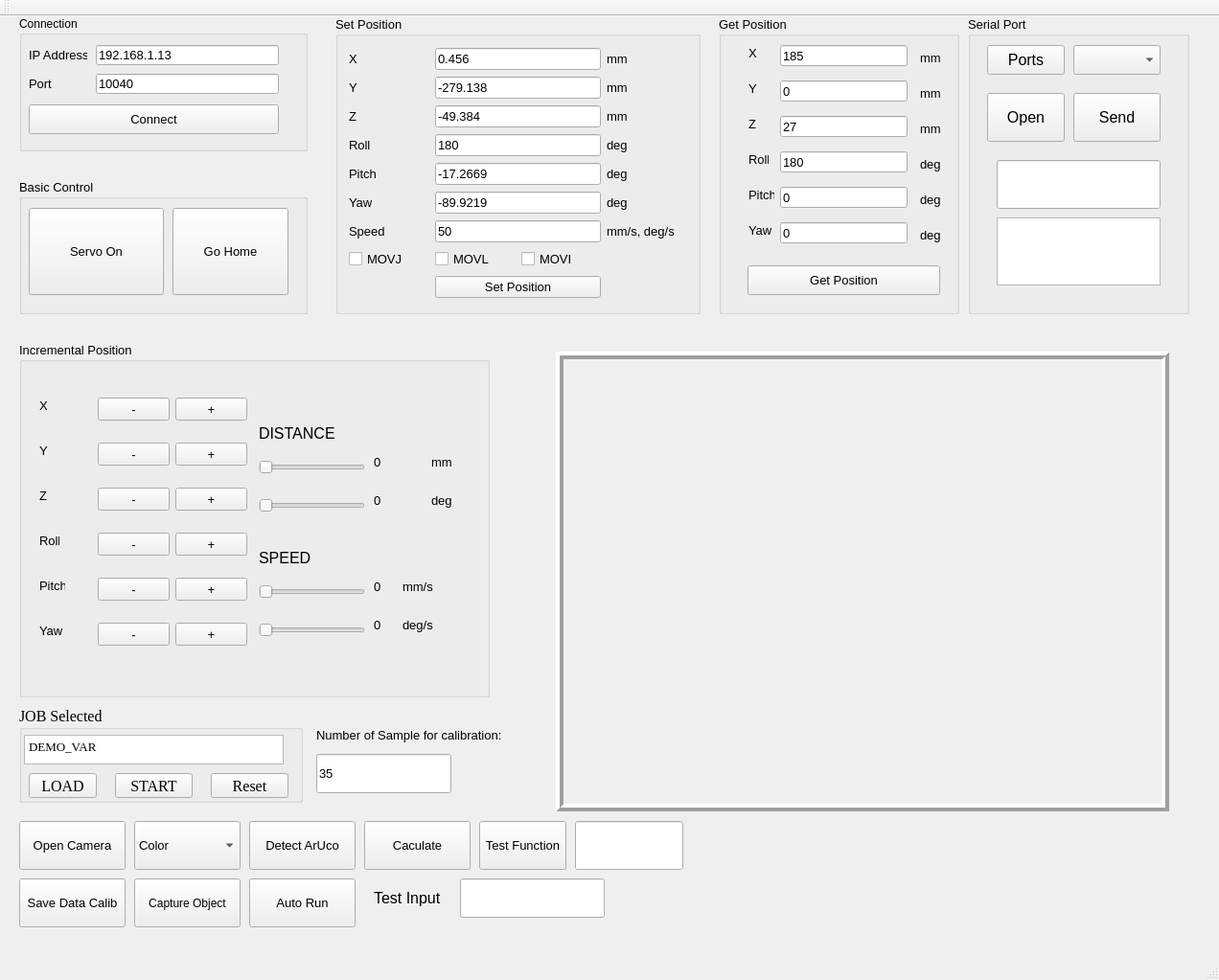
<?xml version="1.0" encoding="UTF-8"?>
<ui version="4.0">
 <class>MainWindow</class>
 <widget class="QMainWindow" name="MainWindow">
  <property name="geometry">
   <rect>
    <x>0</x>
    <y>0</y>
    <width>1272</width>
    <height>1023</height>
   </rect>
  </property>
  <property name="windowTitle">
   <string>MainWindow</string>
  </property>
  <widget class="QWidget" name="centralWidget">
   <widget class="QPushButton" name="capture_btn">
    <property name="geometry">
     <rect>
      <x>20</x>
      <y>900</y>
      <width>111</width>
      <height>51</height>
     </rect>
    </property>
    <property name="font">
     <font>
      <pointsize>10</pointsize>
     </font>
    </property>
    <property name="text">
     <string>Save Data Calib</string>
    </property>
   </widget>
   <widget class="QPushButton" name="detect_btn">
    <property name="geometry">
     <rect>
      <x>260</x>
      <y>840</y>
      <width>111</width>
      <height>51</height>
     </rect>
    </property>
    <property name="font">
     <font>
      <pointsize>10</pointsize>
     </font>
    </property>
    <property name="text">
     <string>Detect ArUco</string>
    </property>
   </widget>
   <widget class="QPushButton" name="openCam_but">
    <property name="geometry">
     <rect>
      <x>20</x>
      <y>840</y>
      <width>111</width>
      <height>51</height>
     </rect>
    </property>
    <property name="font">
     <font>
      <pointsize>10</pointsize>
     </font>
    </property>
    <property name="text">
     <string>Open Camera</string>
    </property>
   </widget>
   <widget class="QGroupBox" name="groupBox_6">
    <property name="geometry">
     <rect>
      <x>750</x>
      <y>0</y>
      <width>251</width>
      <height>311</height>
     </rect>
    </property>
    <property name="font">
     <font>
      <pointsize>10</pointsize>
     </font>
    </property>
    <property name="title">
     <string>Get Position</string>
    </property>
    <widget class="QPushButton" name="btn_get_pos">
     <property name="geometry">
      <rect>
       <x>30</x>
       <y>260</y>
       <width>201</width>
       <height>31</height>
      </rect>
     </property>
     <property name="font">
      <font>
       <pointsize>10</pointsize>
      </font>
     </property>
     <property name="text">
      <string>Get Position</string>
     </property>
    </widget>
    <widget class="QLabel" name="label_41">
     <property name="geometry">
      <rect>
       <x>31</x>
       <y>215</y>
       <width>24</width>
       <height>16</height>
      </rect>
     </property>
     <property name="font">
      <font>
       <pointsize>10</pointsize>
      </font>
     </property>
     <property name="text">
      <string>Yaw</string>
     </property>
    </widget>
    <widget class="QLineEdit" name="txt_get_PosY">
     <property name="geometry">
      <rect>
       <x>64</x>
       <y>67</y>
       <width>133</width>
       <height>22</height>
      </rect>
     </property>
     <property name="font">
      <font>
       <pointsize>10</pointsize>
      </font>
     </property>
     <property name="text">
      <string>0</string>
     </property>
    </widget>
    <widget class="QLineEdit" name="txt_get_PosZ">
     <property name="geometry">
      <rect>
       <x>64</x>
       <y>104</y>
       <width>133</width>
       <height>22</height>
      </rect>
     </property>
     <property name="font">
      <font>
       <pointsize>10</pointsize>
      </font>
     </property>
     <property name="text">
      <string>27</string>
     </property>
    </widget>
    <widget class="QLabel" name="label_30">
     <property name="geometry">
      <rect>
       <x>210</x>
       <y>146</y>
       <width>21</width>
       <height>16</height>
      </rect>
     </property>
     <property name="font">
      <font>
       <pointsize>10</pointsize>
      </font>
     </property>
     <property name="text">
      <string>deg</string>
     </property>
    </widget>
    <widget class="QLineEdit" name="txt_get_Yaw">
     <property name="geometry">
      <rect>
       <x>64</x>
       <y>215</y>
       <width>133</width>
       <height>22</height>
      </rect>
     </property>
     <property name="font">
      <font>
       <pointsize>10</pointsize>
      </font>
     </property>
     <property name="text">
      <string>0</string>
     </property>
    </widget>
    <widget class="QLineEdit" name="txt_get_PosX">
     <property name="geometry">
      <rect>
       <x>64</x>
       <y>30</y>
       <width>133</width>
       <height>22</height>
      </rect>
     </property>
     <property name="font">
      <font>
       <pointsize>10</pointsize>
      </font>
     </property>
     <property name="text">
      <string>185</string>
     </property>
    </widget>
    <widget class="QLabel" name="label_32">
     <property name="geometry">
      <rect>
       <x>210</x>
       <y>183</y>
       <width>21</width>
       <height>16</height>
      </rect>
     </property>
     <property name="font">
      <font>
       <pointsize>10</pointsize>
      </font>
     </property>
     <property name="text">
      <string>deg</string>
     </property>
    </widget>
    <widget class="QLabel" name="label_31">
     <property name="geometry">
      <rect>
       <x>31</x>
       <y>178</y>
       <width>27</width>
       <height>16</height>
      </rect>
     </property>
     <property name="font">
      <font>
       <pointsize>10</pointsize>
      </font>
     </property>
     <property name="text">
      <string>Pitch</string>
     </property>
    </widget>
    <widget class="QLabel" name="label_33">
     <property name="geometry">
      <rect>
       <x>210</x>
       <y>109</y>
       <width>22</width>
       <height>16</height>
      </rect>
     </property>
     <property name="font">
      <font>
       <pointsize>10</pointsize>
      </font>
     </property>
     <property name="text">
      <string>mm</string>
     </property>
    </widget>
    <widget class="QLabel" name="label_35">
     <property name="geometry">
      <rect>
       <x>31</x>
       <y>30</y>
       <width>16</width>
       <height>16</height>
      </rect>
     </property>
     <property name="font">
      <font>
       <pointsize>10</pointsize>
      </font>
     </property>
     <property name="text">
      <string>X</string>
     </property>
    </widget>
    <widget class="QLabel" name="label_34">
     <property name="geometry">
      <rect>
       <x>31</x>
       <y>67</y>
       <width>16</width>
       <height>16</height>
      </rect>
     </property>
     <property name="font">
      <font>
       <pointsize>10</pointsize>
      </font>
     </property>
     <property name="text">
      <string>Y</string>
     </property>
    </widget>
    <widget class="QLineEdit" name="txt_get_Roll">
     <property name="geometry">
      <rect>
       <x>64</x>
       <y>141</y>
       <width>133</width>
       <height>22</height>
      </rect>
     </property>
     <property name="font">
      <font>
       <pointsize>10</pointsize>
      </font>
     </property>
     <property name="text">
      <string>180</string>
     </property>
    </widget>
    <widget class="QLabel" name="label_36">
     <property name="geometry">
      <rect>
       <x>31</x>
       <y>141</y>
       <width>21</width>
       <height>16</height>
      </rect>
     </property>
     <property name="font">
      <font>
       <pointsize>10</pointsize>
      </font>
     </property>
     <property name="text">
      <string>Roll</string>
     </property>
    </widget>
    <widget class="QLabel" name="label_37">
     <property name="geometry">
      <rect>
       <x>210</x>
       <y>35</y>
       <width>22</width>
       <height>16</height>
      </rect>
     </property>
     <property name="font">
      <font>
       <pointsize>10</pointsize>
      </font>
     </property>
     <property name="text">
      <string>mm</string>
     </property>
    </widget>
    <widget class="QLineEdit" name="txt_get_Pitch">
     <property name="geometry">
      <rect>
       <x>64</x>
       <y>178</y>
       <width>133</width>
       <height>22</height>
      </rect>
     </property>
     <property name="font">
      <font>
       <pointsize>10</pointsize>
      </font>
     </property>
     <property name="text">
      <string>0</string>
     </property>
    </widget>
    <widget class="QLabel" name="label_38">
     <property name="geometry">
      <rect>
       <x>210</x>
       <y>72</y>
       <width>22</width>
       <height>16</height>
      </rect>
     </property>
     <property name="font">
      <font>
       <pointsize>10</pointsize>
      </font>
     </property>
     <property name="text">
      <string>mm</string>
     </property>
    </widget>
    <widget class="QLabel" name="label_39">
     <property name="geometry">
      <rect>
       <x>31</x>
       <y>104</y>
       <width>16</width>
       <height>16</height>
      </rect>
     </property>
     <property name="font">
      <font>
       <pointsize>10</pointsize>
      </font>
     </property>
     <property name="text">
      <string>Z</string>
     </property>
    </widget>
    <widget class="QLabel" name="label_40">
     <property name="geometry">
      <rect>
       <x>210</x>
       <y>220</y>
       <width>21</width>
       <height>16</height>
      </rect>
     </property>
     <property name="font">
      <font>
       <pointsize>10</pointsize>
      </font>
     </property>
     <property name="text">
      <string>deg</string>
     </property>
    </widget>
   </widget>
   <widget class="QGroupBox" name="JobSel_box">
    <property name="geometry">
     <rect>
      <x>20</x>
      <y>720</y>
      <width>296</width>
      <height>101</height>
     </rect>
    </property>
    <property name="font">
     <font>
      <family>Times New Roman</family>
      <pointsize>12</pointsize>
     </font>
    </property>
    <property name="title">
     <string>JOB Selected</string>
    </property>
    <widget class="QTextEdit" name="jobFile_text">
     <property name="geometry">
      <rect>
       <x>5</x>
       <y>30</y>
       <width>271</width>
       <height>31</height>
      </rect>
     </property>
     <property name="font">
      <font>
       <family>Times New Roman</family>
       <pointsize>9</pointsize>
       <weight>50</weight>
       <italic>false</italic>
       <bold>false</bold>
      </font>
     </property>
     <property name="styleSheet">
      <string notr="true">font: 9pt &quot;Times New Roman&quot;;</string>
     </property>
     <property name="html">
      <string>&lt;!DOCTYPE HTML PUBLIC &quot;-//W3C//DTD HTML 4.0//EN&quot; &quot;http://www.w3.org/TR/REC-html40/strict.dtd&quot;&gt;
&lt;html&gt;&lt;head&gt;&lt;meta name=&quot;qrichtext&quot; content=&quot;1&quot; /&gt;&lt;style type=&quot;text/css&quot;&gt;
p, li { white-space: pre-wrap; }
&lt;/style&gt;&lt;/head&gt;&lt;body style=&quot; font-family:'Times New Roman'; font-size:9pt; font-weight:400; font-style:normal;&quot;&gt;
&lt;p style=&quot; margin-top:0px; margin-bottom:0px; margin-left:0px; margin-right:0px; -qt-block-indent:0; text-indent:0px;&quot;&gt;&lt;span style=&quot; font-family:'MS Shell Dlg 2'; font-size:10pt;&quot;&gt;DEMO_VAR&lt;/span&gt;&lt;/p&gt;&lt;/body&gt;&lt;/html&gt;</string>
     </property>
    </widget>
    <widget class="QPushButton" name="load_Job_butt">
     <property name="geometry">
      <rect>
       <x>10</x>
       <y>70</y>
       <width>71</width>
       <height>26</height>
      </rect>
     </property>
     <property name="text">
      <string>LOAD</string>
     </property>
    </widget>
    <widget class="QPushButton" name="start_Job_butt">
     <property name="geometry">
      <rect>
       <x>100</x>
       <y>70</y>
       <width>81</width>
       <height>26</height>
      </rect>
     </property>
     <property name="text">
      <string>START</string>
     </property>
    </widget>
    <widget class="QPushButton" name="reset_Sys_butt">
     <property name="geometry">
      <rect>
       <x>200</x>
       <y>70</y>
       <width>81</width>
       <height>26</height>
      </rect>
     </property>
     <property name="text">
      <string>Reset</string>
     </property>
    </widget>
   </widget>
   <widget class="QPushButton" name="btn_auto">
    <property name="geometry">
     <rect>
      <x>260</x>
      <y>900</y>
      <width>111</width>
      <height>51</height>
     </rect>
    </property>
    <property name="font">
     <font>
      <pointsize>10</pointsize>
     </font>
    </property>
    <property name="text">
     <string>Auto Run</string>
    </property>
   </widget>
   <widget class="QGroupBox" name="groupBox_9">
    <property name="geometry">
     <rect>
      <x>20</x>
      <y>340</y>
      <width>491</width>
      <height>371</height>
     </rect>
    </property>
    <property name="font">
     <font>
      <pointsize>10</pointsize>
     </font>
    </property>
    <property name="title">
     <string>Incremental Position</string>
    </property>
    <widget class="QPushButton" name="btn_sub_X">
     <property name="geometry">
      <rect>
       <x>82</x>
       <y>58</y>
       <width>75</width>
       <height>24</height>
      </rect>
     </property>
     <property name="font">
      <font>
       <pointsize>10</pointsize>
      </font>
     </property>
     <property name="text">
      <string>-</string>
     </property>
    </widget>
    <widget class="QPushButton" name="btn_add_X">
     <property name="geometry">
      <rect>
       <x>163</x>
       <y>58</y>
       <width>75</width>
       <height>24</height>
      </rect>
     </property>
     <property name="font">
      <font>
       <pointsize>10</pointsize>
      </font>
     </property>
     <property name="text">
      <string>+</string>
     </property>
    </widget>
    <widget class="QPushButton" name="btn_add_Y">
     <property name="geometry">
      <rect>
       <x>163</x>
       <y>105</y>
       <width>75</width>
       <height>24</height>
      </rect>
     </property>
     <property name="font">
      <font>
       <pointsize>10</pointsize>
      </font>
     </property>
     <property name="text">
      <string>+</string>
     </property>
    </widget>
    <widget class="QPushButton" name="btn_sub_Y">
     <property name="geometry">
      <rect>
       <x>82</x>
       <y>105</y>
       <width>75</width>
       <height>24</height>
      </rect>
     </property>
     <property name="font">
      <font>
       <pointsize>10</pointsize>
      </font>
     </property>
     <property name="text">
      <string>-</string>
     </property>
    </widget>
    <widget class="QPushButton" name="btn_add_Z">
     <property name="geometry">
      <rect>
       <x>163</x>
       <y>152</y>
       <width>75</width>
       <height>24</height>
      </rect>
     </property>
     <property name="font">
      <font>
       <pointsize>10</pointsize>
      </font>
     </property>
     <property name="text">
      <string>+</string>
     </property>
    </widget>
    <widget class="QPushButton" name="btn_sub_Z">
     <property name="geometry">
      <rect>
       <x>82</x>
       <y>152</y>
       <width>75</width>
       <height>24</height>
      </rect>
     </property>
     <property name="font">
      <font>
       <pointsize>10</pointsize>
      </font>
     </property>
     <property name="text">
      <string>-</string>
     </property>
    </widget>
    <widget class="QPushButton" name="btn_add_Ptch">
     <property name="geometry">
      <rect>
       <x>163</x>
       <y>246</y>
       <width>75</width>
       <height>24</height>
      </rect>
     </property>
     <property name="font">
      <font>
       <pointsize>10</pointsize>
      </font>
     </property>
     <property name="text">
      <string>+</string>
     </property>
    </widget>
    <widget class="QPushButton" name="btn_add_Roll">
     <property name="geometry">
      <rect>
       <x>163</x>
       <y>199</y>
       <width>75</width>
       <height>24</height>
      </rect>
     </property>
     <property name="font">
      <font>
       <pointsize>10</pointsize>
      </font>
     </property>
     <property name="text">
      <string>+</string>
     </property>
    </widget>
    <widget class="QPushButton" name="btn_add_Yaw">
     <property name="geometry">
      <rect>
       <x>163</x>
       <y>293</y>
       <width>75</width>
       <height>24</height>
      </rect>
     </property>
     <property name="font">
      <font>
       <pointsize>10</pointsize>
      </font>
     </property>
     <property name="text">
      <string>+</string>
     </property>
    </widget>
    <widget class="QPushButton" name="btn_sub_Roll">
     <property name="geometry">
      <rect>
       <x>82</x>
       <y>199</y>
       <width>75</width>
       <height>24</height>
      </rect>
     </property>
     <property name="font">
      <font>
       <pointsize>10</pointsize>
      </font>
     </property>
     <property name="text">
      <string>-</string>
     </property>
    </widget>
    <widget class="QPushButton" name="btn_sub_Yaw">
     <property name="geometry">
      <rect>
       <x>82</x>
       <y>293</y>
       <width>75</width>
       <height>24</height>
      </rect>
     </property>
     <property name="font">
      <font>
       <pointsize>10</pointsize>
      </font>
     </property>
     <property name="text">
      <string>-</string>
     </property>
    </widget>
    <widget class="QPushButton" name="btn_sub_Ptch">
     <property name="geometry">
      <rect>
       <x>82</x>
       <y>246</y>
       <width>75</width>
       <height>24</height>
      </rect>
     </property>
     <property name="font">
      <font>
       <pointsize>10</pointsize>
      </font>
     </property>
     <property name="text">
      <string>-</string>
     </property>
    </widget>
    <widget class="QLabel" name="label_55">
     <property name="geometry">
      <rect>
       <x>21</x>
       <y>58</y>
       <width>16</width>
       <height>16</height>
      </rect>
     </property>
     <property name="font">
      <font>
       <pointsize>10</pointsize>
      </font>
     </property>
     <property name="text">
      <string>X</string>
     </property>
    </widget>
    <widget class="QLabel" name="label_56">
     <property name="geometry">
      <rect>
       <x>21</x>
       <y>105</y>
       <width>16</width>
       <height>16</height>
      </rect>
     </property>
     <property name="font">
      <font>
       <pointsize>10</pointsize>
      </font>
     </property>
     <property name="text">
      <string>Y</string>
     </property>
    </widget>
    <widget class="QLabel" name="label_57">
     <property name="geometry">
      <rect>
       <x>21</x>
       <y>152</y>
       <width>16</width>
       <height>16</height>
      </rect>
     </property>
     <property name="font">
      <font>
       <pointsize>10</pointsize>
      </font>
     </property>
     <property name="text">
      <string>Z</string>
     </property>
    </widget>
    <widget class="QLabel" name="label_58">
     <property name="geometry">
      <rect>
       <x>21</x>
       <y>199</y>
       <width>21</width>
       <height>16</height>
      </rect>
     </property>
     <property name="font">
      <font>
       <pointsize>10</pointsize>
      </font>
     </property>
     <property name="text">
      <string>Roll</string>
     </property>
    </widget>
    <widget class="QLabel" name="label_59">
     <property name="geometry">
      <rect>
       <x>21</x>
       <y>246</y>
       <width>27</width>
       <height>16</height>
      </rect>
     </property>
     <property name="font">
      <font>
       <pointsize>10</pointsize>
      </font>
     </property>
     <property name="text">
      <string>Pitch</string>
     </property>
    </widget>
    <widget class="QLabel" name="label_60">
     <property name="geometry">
      <rect>
       <x>21</x>
       <y>293</y>
       <width>24</width>
       <height>16</height>
      </rect>
     </property>
     <property name="font">
      <font>
       <pointsize>10</pointsize>
      </font>
     </property>
     <property name="text">
      <string>Yaw</string>
     </property>
    </widget>
    <widget class="QSlider" name="horizontalSlider">
     <property name="geometry">
      <rect>
       <x>250</x>
       <y>120</y>
       <width>111</width>
       <height>22</height>
      </rect>
     </property>
     <property name="font">
      <font>
       <pointsize>10</pointsize>
      </font>
     </property>
     <property name="maximum">
      <number>100</number>
     </property>
     <property name="orientation">
      <enum>Qt::Horizontal</enum>
     </property>
    </widget>
    <widget class="QSlider" name="horizontalSlider_2">
     <property name="geometry">
      <rect>
       <x>250</x>
       <y>160</y>
       <width>111</width>
       <height>22</height>
      </rect>
     </property>
     <property name="font">
      <font>
       <pointsize>10</pointsize>
      </font>
     </property>
     <property name="orientation">
      <enum>Qt::Horizontal</enum>
     </property>
    </widget>
    <widget class="QSlider" name="horizontalSlider_3">
     <property name="geometry">
      <rect>
       <x>250</x>
       <y>290</y>
       <width>111</width>
       <height>22</height>
      </rect>
     </property>
     <property name="font">
      <font>
       <pointsize>10</pointsize>
      </font>
     </property>
     <property name="orientation">
      <enum>Qt::Horizontal</enum>
     </property>
    </widget>
    <widget class="QSlider" name="horizontalSlider_4">
     <property name="geometry">
      <rect>
       <x>250</x>
       <y>250</y>
       <width>111</width>
       <height>22</height>
      </rect>
     </property>
     <property name="font">
      <font>
       <pointsize>10</pointsize>
      </font>
     </property>
     <property name="orientation">
      <enum>Qt::Horizontal</enum>
     </property>
    </widget>
    <widget class="QLabel" name="label_61">
     <property name="geometry">
      <rect>
       <x>250</x>
       <y>80</y>
       <width>101</width>
       <height>31</height>
      </rect>
     </property>
     <property name="font">
      <font>
       <pointsize>12</pointsize>
      </font>
     </property>
     <property name="text">
      <string>DISTANCE</string>
     </property>
    </widget>
    <widget class="QLabel" name="label_62">
     <property name="geometry">
      <rect>
       <x>250</x>
       <y>210</y>
       <width>71</width>
       <height>31</height>
      </rect>
     </property>
     <property name="font">
      <font>
       <pointsize>12</pointsize>
      </font>
     </property>
     <property name="text">
      <string>SPEED</string>
     </property>
    </widget>
    <widget class="QLabel" name="delta_dis_value">
     <property name="geometry">
      <rect>
       <x>370</x>
       <y>110</y>
       <width>51</width>
       <height>31</height>
      </rect>
     </property>
     <property name="font">
      <font>
       <pointsize>10</pointsize>
      </font>
     </property>
     <property name="text">
      <string>0</string>
     </property>
    </widget>
    <widget class="QLabel" name="speed_dis_value">
     <property name="geometry">
      <rect>
       <x>370</x>
       <y>240</y>
       <width>21</width>
       <height>31</height>
      </rect>
     </property>
     <property name="font">
      <font>
       <pointsize>10</pointsize>
      </font>
     </property>
     <property name="text">
      <string>0</string>
     </property>
    </widget>
    <widget class="QLabel" name="delta_deg_value">
     <property name="geometry">
      <rect>
       <x>370</x>
       <y>150</y>
       <width>51</width>
       <height>31</height>
      </rect>
     </property>
     <property name="font">
      <font>
       <pointsize>10</pointsize>
      </font>
     </property>
     <property name="text">
      <string>0</string>
     </property>
    </widget>
    <widget class="QLabel" name="speed_deg_value">
     <property name="geometry">
      <rect>
       <x>370</x>
       <y>280</y>
       <width>21</width>
       <height>31</height>
      </rect>
     </property>
     <property name="font">
      <font>
       <pointsize>10</pointsize>
      </font>
     </property>
     <property name="text">
      <string>0</string>
     </property>
    </widget>
    <widget class="QLabel" name="label_97">
     <property name="geometry">
      <rect>
       <x>400</x>
       <y>280</y>
       <width>51</width>
       <height>31</height>
      </rect>
     </property>
     <property name="font">
      <font>
       <pointsize>10</pointsize>
      </font>
     </property>
     <property name="text">
      <string>deg/s</string>
     </property>
    </widget>
    <widget class="QLabel" name="label_98">
     <property name="geometry">
      <rect>
       <x>400</x>
       <y>240</y>
       <width>41</width>
       <height>31</height>
      </rect>
     </property>
     <property name="font">
      <font>
       <pointsize>10</pointsize>
      </font>
     </property>
     <property name="text">
      <string>mm/s</string>
     </property>
    </widget>
    <widget class="QLabel" name="label_99">
     <property name="geometry">
      <rect>
       <x>430</x>
       <y>110</y>
       <width>21</width>
       <height>31</height>
      </rect>
     </property>
     <property name="font">
      <font>
       <pointsize>10</pointsize>
      </font>
     </property>
     <property name="text">
      <string>mm</string>
     </property>
    </widget>
    <widget class="QLabel" name="label_100">
     <property name="geometry">
      <rect>
       <x>430</x>
       <y>150</y>
       <width>21</width>
       <height>31</height>
      </rect>
     </property>
     <property name="font">
      <font>
       <pointsize>10</pointsize>
      </font>
     </property>
     <property name="text">
      <string>deg</string>
     </property>
    </widget>
   </widget>
   <widget class="QPushButton" name="btn_cal">
    <property name="geometry">
     <rect>
      <x>380</x>
      <y>840</y>
      <width>111</width>
      <height>51</height>
     </rect>
    </property>
    <property name="font">
     <font>
      <pointsize>10</pointsize>
     </font>
    </property>
    <property name="text">
     <string>Caculate</string>
    </property>
   </widget>
   <widget class="QGroupBox" name="groupBox_8">
    <property name="geometry">
     <rect>
      <x>20</x>
      <y>170</y>
      <width>301</width>
      <height>141</height>
     </rect>
    </property>
    <property name="font">
     <font>
      <pointsize>10</pointsize>
     </font>
    </property>
    <property name="title">
     <string>Basic Control</string>
    </property>
    <widget class="QPushButton" name="btn_servo">
     <property name="geometry">
      <rect>
       <x>10</x>
       <y>30</y>
       <width>141</width>
       <height>91</height>
      </rect>
     </property>
     <property name="font">
      <font>
       <pointsize>10</pointsize>
      </font>
     </property>
     <property name="text">
      <string>Servo On</string>
     </property>
    </widget>
    <widget class="QPushButton" name="btn_home">
     <property name="geometry">
      <rect>
       <x>160</x>
       <y>30</y>
       <width>121</width>
       <height>91</height>
      </rect>
     </property>
     <property name="font">
      <font>
       <pointsize>10</pointsize>
      </font>
     </property>
     <property name="text">
      <string>Go Home</string>
     </property>
    </widget>
   </widget>
   <widget class="QGroupBox" name="groupBox_2">
    <property name="geometry">
     <rect>
      <x>1010</x>
      <y>0</y>
      <width>231</width>
      <height>311</height>
     </rect>
    </property>
    <property name="font">
     <font>
      <pointsize>10</pointsize>
     </font>
    </property>
    <property name="title">
     <string>Serial Port</string>
    </property>
    <widget class="QComboBox" name="cmbPorts">
     <property name="geometry">
      <rect>
       <x>110</x>
       <y>30</y>
       <width>91</width>
       <height>31</height>
      </rect>
     </property>
     <property name="font">
      <font>
       <pointsize>12</pointsize>
      </font>
     </property>
    </widget>
    <widget class="QListWidget" name="lstMessage">
     <property name="geometry">
      <rect>
       <x>30</x>
       <y>210</y>
       <width>171</width>
       <height>71</height>
      </rect>
     </property>
     <property name="font">
      <font>
       <pointsize>8</pointsize>
      </font>
     </property>
    </widget>
    <widget class="QPushButton" name="btnPortInf">
     <property name="geometry">
      <rect>
       <x>20</x>
       <y>30</y>
       <width>81</width>
       <height>31</height>
      </rect>
     </property>
     <property name="font">
      <font>
       <pointsize>12</pointsize>
      </font>
     </property>
     <property name="text">
      <string>Ports</string>
     </property>
    </widget>
    <widget class="QLineEdit" name="lnMessage">
     <property name="geometry">
      <rect>
       <x>30</x>
       <y>150</y>
       <width>171</width>
       <height>51</height>
      </rect>
     </property>
    </widget>
    <widget class="QPushButton" name="btnSend">
     <property name="geometry">
      <rect>
       <x>110</x>
       <y>80</y>
       <width>91</width>
       <height>51</height>
      </rect>
     </property>
     <property name="font">
      <font>
       <pointsize>12</pointsize>
      </font>
     </property>
     <property name="text">
      <string>Send</string>
     </property>
    </widget>
    <widget class="QPushButton" name="btn_open_port">
     <property name="geometry">
      <rect>
       <x>20</x>
       <y>80</y>
       <width>81</width>
       <height>51</height>
      </rect>
     </property>
     <property name="font">
      <font>
       <pointsize>12</pointsize>
      </font>
     </property>
     <property name="text">
      <string>Open</string>
     </property>
    </widget>
   </widget>
   <widget class="QGroupBox" name="groupBox_7">
    <property name="geometry">
     <rect>
      <x>350</x>
      <y>0</y>
      <width>381</width>
      <height>311</height>
     </rect>
    </property>
    <property name="font">
     <font>
      <pointsize>10</pointsize>
     </font>
    </property>
    <property name="title">
     <string>Set Position</string>
    </property>
    <layout class="QGridLayout" name="gridLayout_4">
     <item row="3" column="1" colspan="2">
      <widget class="QLineEdit" name="txt_setRoll">
       <property name="font">
        <font>
         <pointsize>10</pointsize>
        </font>
       </property>
       <property name="text">
        <string>180</string>
       </property>
      </widget>
     </item>
     <item row="8" column="1" colspan="2">
      <widget class="QPushButton" name="btn_set_pos">
       <property name="font">
        <font>
         <pointsize>10</pointsize>
        </font>
       </property>
       <property name="text">
        <string>Set Position</string>
       </property>
      </widget>
     </item>
     <item row="1" column="1" colspan="2">
      <widget class="QLineEdit" name="txt_setY">
       <property name="font">
        <font>
         <pointsize>10</pointsize>
        </font>
       </property>
       <property name="text">
        <string>-279.138</string>
       </property>
      </widget>
     </item>
     <item row="4" column="3">
      <widget class="QLabel" name="label_53">
       <property name="font">
        <font>
         <pointsize>10</pointsize>
        </font>
       </property>
       <property name="text">
        <string>deg</string>
       </property>
      </widget>
     </item>
     <item row="6" column="0">
      <widget class="QLabel" name="label_54">
       <property name="font">
        <font>
         <pointsize>10</pointsize>
        </font>
       </property>
       <property name="text">
        <string>Speed</string>
       </property>
      </widget>
     </item>
     <item row="1" column="0">
      <widget class="QLabel" name="label_47">
       <property name="font">
        <font>
         <pointsize>10</pointsize>
        </font>
       </property>
       <property name="text">
        <string>Y</string>
       </property>
      </widget>
     </item>
     <item row="3" column="3">
      <widget class="QLabel" name="label_46">
       <property name="font">
        <font>
         <pointsize>10</pointsize>
        </font>
       </property>
       <property name="text">
        <string>deg</string>
       </property>
      </widget>
     </item>
     <item row="6" column="3">
      <widget class="QLabel" name="label_96">
       <property name="font">
        <font>
         <pointsize>10</pointsize>
        </font>
       </property>
       <property name="text">
        <string>mm/s, deg/s</string>
       </property>
      </widget>
     </item>
     <item row="4" column="0">
      <widget class="QLabel" name="label_45">
       <property name="font">
        <font>
         <pointsize>10</pointsize>
        </font>
       </property>
       <property name="text">
        <string>Pitch</string>
       </property>
      </widget>
     </item>
     <item row="2" column="1" colspan="2">
      <widget class="QLineEdit" name="txt_setZ">
       <property name="font">
        <font>
         <pointsize>10</pointsize>
        </font>
       </property>
       <property name="text">
        <string>-49.384</string>
       </property>
      </widget>
     </item>
     <item row="3" column="0">
      <widget class="QLabel" name="label_44">
       <property name="font">
        <font>
         <pointsize>10</pointsize>
        </font>
       </property>
       <property name="text">
        <string>Roll</string>
       </property>
      </widget>
     </item>
     <item row="2" column="3">
      <widget class="QLabel" name="label_50">
       <property name="font">
        <font>
         <pointsize>10</pointsize>
        </font>
       </property>
       <property name="text">
        <string>mm</string>
       </property>
      </widget>
     </item>
     <item row="0" column="1" colspan="2">
      <widget class="QLineEdit" name="txt_setX">
       <property name="font">
        <font>
         <pointsize>10</pointsize>
        </font>
       </property>
       <property name="text">
        <string>0.456</string>
       </property>
      </widget>
     </item>
     <item row="6" column="1" colspan="2">
      <widget class="QLineEdit" name="txt_setSpeed">
       <property name="font">
        <font>
         <pointsize>10</pointsize>
        </font>
       </property>
       <property name="text">
        <string>50</string>
       </property>
      </widget>
     </item>
     <item row="1" column="3">
      <widget class="QLabel" name="label_48">
       <property name="font">
        <font>
         <pointsize>10</pointsize>
        </font>
       </property>
       <property name="text">
        <string>mm</string>
       </property>
      </widget>
     </item>
     <item row="5" column="3">
      <widget class="QLabel" name="label_51">
       <property name="font">
        <font>
         <pointsize>10</pointsize>
        </font>
       </property>
       <property name="text">
        <string>deg</string>
       </property>
      </widget>
     </item>
     <item row="5" column="0">
      <widget class="QLabel" name="label_49">
       <property name="font">
        <font>
         <pointsize>10</pointsize>
        </font>
       </property>
       <property name="text">
        <string>Yaw</string>
       </property>
      </widget>
     </item>
     <item row="0" column="0">
      <widget class="QLabel" name="label_52">
       <property name="font">
        <font>
         <pointsize>10</pointsize>
        </font>
       </property>
       <property name="text">
        <string>X</string>
       </property>
      </widget>
     </item>
     <item row="2" column="0">
      <widget class="QLabel" name="label_43">
       <property name="font">
        <font>
         <pointsize>10</pointsize>
        </font>
       </property>
       <property name="text">
        <string>Z</string>
       </property>
      </widget>
     </item>
     <item row="0" column="3">
      <widget class="QLabel" name="label_42">
       <property name="font">
        <font>
         <pointsize>10</pointsize>
        </font>
       </property>
       <property name="text">
        <string>mm</string>
       </property>
      </widget>
     </item>
     <item row="5" column="1" colspan="2">
      <widget class="QLineEdit" name="txt_setYaw">
       <property name="font">
        <font>
         <pointsize>10</pointsize>
        </font>
       </property>
       <property name="text">
        <string>-89.9219</string>
       </property>
      </widget>
     </item>
     <item row="4" column="1" colspan="2">
      <widget class="QLineEdit" name="txt_setPitch">
       <property name="font">
        <font>
         <pointsize>10</pointsize>
        </font>
       </property>
       <property name="text">
        <string>-17.2669</string>
       </property>
      </widget>
     </item>
     <item row="7" column="0">
      <widget class="QCheckBox" name="movj_btn">
       <property name="text">
        <string>MOVJ</string>
       </property>
      </widget>
     </item>
     <item row="7" column="1">
      <widget class="QCheckBox" name="movl_btn">
       <property name="text">
        <string>MOVL</string>
       </property>
      </widget>
     </item>
     <item row="7" column="2">
      <widget class="QCheckBox" name="movi_btn">
       <property name="text">
        <string>MOVI</string>
       </property>
      </widget>
     </item>
    </layout>
   </widget>
   <widget class="QLabel" name="Image">
    <property name="geometry">
     <rect>
      <x>580</x>
      <y>350</y>
      <width>640</width>
      <height>480</height>
     </rect>
    </property>
    <property name="font">
     <font>
      <pointsize>10</pointsize>
     </font>
    </property>
    <property name="frameShape">
     <enum>QFrame::Box</enum>
    </property>
    <property name="frameShadow">
     <enum>QFrame::Raised</enum>
    </property>
    <property name="lineWidth">
     <number>4</number>
    </property>
    <property name="text">
     <string/>
    </property>
   </widget>
   <widget class="QGroupBox" name="groupBox">
    <property name="geometry">
     <rect>
      <x>20</x>
      <y>0</y>
      <width>301</width>
      <height>141</height>
     </rect>
    </property>
    <property name="title">
     <string>Connection</string>
    </property>
    <widget class="QLineEdit" name="txt_ip">
     <property name="geometry">
      <rect>
       <x>80</x>
       <y>30</y>
       <width>191</width>
       <height>21</height>
      </rect>
     </property>
     <property name="font">
      <font>
       <pointsize>10</pointsize>
      </font>
     </property>
     <property name="text">
      <string>192.168.1.13</string>
     </property>
    </widget>
    <widget class="QPushButton" name="btn_connect">
     <property name="geometry">
      <rect>
       <x>10</x>
       <y>92</y>
       <width>261</width>
       <height>31</height>
      </rect>
     </property>
     <property name="font">
      <font>
       <pointsize>10</pointsize>
      </font>
     </property>
     <property name="text">
      <string>Connect</string>
     </property>
    </widget>
    <widget class="QLineEdit" name="txt_port">
     <property name="geometry">
      <rect>
       <x>80</x>
       <y>60</y>
       <width>191</width>
       <height>21</height>
      </rect>
     </property>
     <property name="font">
      <font>
       <pointsize>10</pointsize>
      </font>
     </property>
     <property name="text">
      <string>10040</string>
     </property>
    </widget>
    <widget class="QLabel" name="label_29">
     <property name="geometry">
      <rect>
       <x>10</x>
       <y>60</y>
       <width>61</width>
       <height>21</height>
      </rect>
     </property>
     <property name="font">
      <font>
       <pointsize>10</pointsize>
      </font>
     </property>
     <property name="text">
      <string>Port</string>
     </property>
    </widget>
    <widget class="QLabel" name="label_13">
     <property name="geometry">
      <rect>
       <x>10</x>
       <y>30</y>
       <width>61</width>
       <height>21</height>
      </rect>
     </property>
     <property name="font">
      <font>
       <pointsize>10</pointsize>
      </font>
     </property>
     <property name="text">
      <string>IP Address</string>
     </property>
    </widget>
   </widget>
   <widget class="QLineEdit" name="numberSampleCalib">
    <property name="geometry">
     <rect>
      <x>330</x>
      <y>770</y>
      <width>141</width>
      <height>41</height>
     </rect>
    </property>
    <property name="font">
     <font>
      <pointsize>10</pointsize>
     </font>
    </property>
    <property name="text">
     <string>35</string>
    </property>
   </widget>
   <widget class="QPushButton" name="savepicObject_btn">
    <property name="geometry">
     <rect>
      <x>140</x>
      <y>900</y>
      <width>111</width>
      <height>51</height>
     </rect>
    </property>
    <property name="text">
     <string>Capture Object</string>
    </property>
   </widget>
   <widget class="QLabel" name="label">
    <property name="geometry">
     <rect>
      <x>330</x>
      <y>740</y>
      <width>201</width>
      <height>21</height>
     </rect>
    </property>
    <property name="font">
     <font>
      <pointsize>10</pointsize>
     </font>
    </property>
    <property name="text">
     <string>Number of Sample for calibration:</string>
    </property>
   </widget>
   <widget class="QPushButton" name="test_fnc_btn">
    <property name="geometry">
     <rect>
      <x>500</x>
      <y>840</y>
      <width>91</width>
      <height>51</height>
     </rect>
    </property>
    <property name="font">
     <font>
      <pointsize>10</pointsize>
     </font>
    </property>
    <property name="text">
     <string>Test Function</string>
    </property>
   </widget>
   <widget class="QLineEdit" name="testColor">
    <property name="geometry">
     <rect>
      <x>600</x>
      <y>840</y>
      <width>113</width>
      <height>51</height>
     </rect>
    </property>
    <property name="font">
     <font>
      <pointsize>12</pointsize>
     </font>
    </property>
   </widget>
   <widget class="QComboBox" name="selShowImage">
    <property name="geometry">
     <rect>
      <x>140</x>
      <y>840</y>
      <width>111</width>
      <height>51</height>
     </rect>
    </property>
    <property name="font">
     <font>
      <pointsize>10</pointsize>
     </font>
    </property>
    <item>
     <property name="text">
      <string>Color</string>
     </property>
    </item>
    <item>
     <property name="text">
      <string>Depth</string>
     </property>
    </item>
   </widget>
   <widget class="QLineEdit" name="testInput">
    <property name="geometry">
     <rect>
      <x>480</x>
      <y>900</y>
      <width>151</width>
      <height>41</height>
     </rect>
    </property>
    <property name="font">
     <font>
      <pointsize>12</pointsize>
     </font>
    </property>
   </widget>
   <widget class="QLabel" name="label_2">
    <property name="geometry">
     <rect>
      <x>390</x>
      <y>900</y>
      <width>91</width>
      <height>41</height>
     </rect>
    </property>
    <property name="font">
     <font>
      <pointsize>12</pointsize>
     </font>
    </property>
    <property name="text">
     <string>Test Input</string>
    </property>
   </widget>
  </widget>
  <widget class="QMenuBar" name="menuBar">
   <property name="geometry">
    <rect>
     <x>0</x>
     <y>0</y>
     <width>1272</width>
     <height>20</height>
    </rect>
   </property>
  </widget>
  <widget class="QToolBar" name="mainToolBar">
   <attribute name="toolBarArea">
    <enum>TopToolBarArea</enum>
   </attribute>
   <attribute name="toolBarBreak">
    <bool>false</bool>
   </attribute>
  </widget>
  <widget class="QStatusBar" name="statusBar"/>
 </widget>
 <layoutdefault spacing="6" margin="11"/>
 <resources/>
 <connections/>
</ui>
